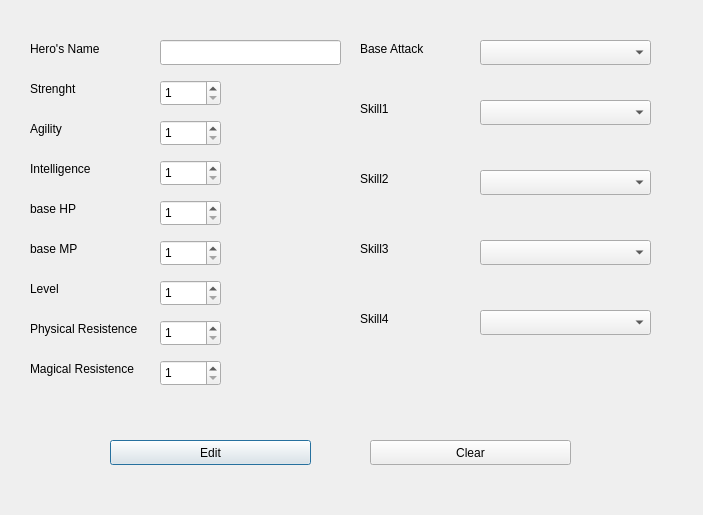
<?xml version="1.0" encoding="UTF-8"?>
<ui version="4.0">
 <class>editwindowH</class>
 <widget class="QDialog" name="editwindowH">
  <property name="geometry">
   <rect>
    <x>0</x>
    <y>0</y>
    <width>703</width>
    <height>515</height>
   </rect>
  </property>
  <property name="windowTitle">
   <string>Dialog</string>
  </property>
  <widget class="QSpinBox" name="phyBox">
   <property name="geometry">
    <rect>
     <x>160</x>
     <y>320</y>
     <width>61</width>
     <height>26</height>
    </rect>
   </property>
   <property name="minimum">
    <number>1</number>
   </property>
  </widget>
  <widget class="QSpinBox" name="levBox">
   <property name="geometry">
    <rect>
     <x>160</x>
     <y>280</y>
     <width>61</width>
     <height>26</height>
    </rect>
   </property>
   <property name="minimum">
    <number>1</number>
   </property>
   <property name="maximum">
    <number>25</number>
   </property>
  </widget>
  <widget class="QPushButton" name="editButton">
   <property name="geometry">
    <rect>
     <x>110</x>
     <y>440</y>
     <width>201</width>
     <height>25</height>
    </rect>
   </property>
   <property name="text">
    <string>Edit</string>
   </property>
  </widget>
  <widget class="QLabel" name="label_12">
   <property name="geometry">
    <rect>
     <x>360</x>
     <y>240</y>
     <width>54</width>
     <height>17</height>
    </rect>
   </property>
   <property name="text">
    <string>Skill3</string>
   </property>
  </widget>
  <widget class="QLabel" name="label_5">
   <property name="geometry">
    <rect>
     <x>30</x>
     <y>280</y>
     <width>54</width>
     <height>17</height>
    </rect>
   </property>
   <property name="text">
    <string>Level</string>
   </property>
  </widget>
  <widget class="QLabel" name="label_10">
   <property name="geometry">
    <rect>
     <x>360</x>
     <y>100</y>
     <width>54</width>
     <height>17</height>
    </rect>
   </property>
   <property name="text">
    <string>Skill1</string>
   </property>
  </widget>
  <widget class="QLineEdit" name="nameLine">
   <property name="geometry">
    <rect>
     <x>160</x>
     <y>40</y>
     <width>181</width>
     <height>25</height>
    </rect>
   </property>
   <property name="text">
    <string/>
   </property>
   <property name="readOnly">
    <bool>true</bool>
   </property>
  </widget>
  <widget class="QLabel" name="label_16">
   <property name="geometry">
    <rect>
     <x>360</x>
     <y>40</y>
     <width>91</width>
     <height>17</height>
    </rect>
   </property>
   <property name="text">
    <string>Base Attack</string>
   </property>
  </widget>
  <widget class="QSpinBox" name="hpBox">
   <property name="geometry">
    <rect>
     <x>160</x>
     <y>200</y>
     <width>61</width>
     <height>26</height>
    </rect>
   </property>
   <property name="minimum">
    <number>1</number>
   </property>
  </widget>
  <widget class="QComboBox" name="baseAttackBox">
   <property name="geometry">
    <rect>
     <x>480</x>
     <y>40</y>
     <width>171</width>
     <height>25</height>
    </rect>
   </property>
  </widget>
  <widget class="QLabel" name="label_9">
   <property name="geometry">
    <rect>
     <x>30</x>
     <y>360</y>
     <width>111</width>
     <height>17</height>
    </rect>
   </property>
   <property name="text">
    <string>Magical Resistence</string>
   </property>
  </widget>
  <widget class="QSpinBox" name="magBox">
   <property name="geometry">
    <rect>
     <x>160</x>
     <y>360</y>
     <width>61</width>
     <height>26</height>
    </rect>
   </property>
   <property name="minimum">
    <number>1</number>
   </property>
  </widget>
  <widget class="QComboBox" name="skill3Box">
   <property name="geometry">
    <rect>
     <x>480</x>
     <y>240</y>
     <width>171</width>
     <height>25</height>
    </rect>
   </property>
  </widget>
  <widget class="QComboBox" name="skill2Box">
   <property name="geometry">
    <rect>
     <x>480</x>
     <y>170</y>
     <width>171</width>
     <height>25</height>
    </rect>
   </property>
  </widget>
  <widget class="QSpinBox" name="strBox">
   <property name="geometry">
    <rect>
     <x>160</x>
     <y>80</y>
     <width>61</width>
     <height>26</height>
    </rect>
   </property>
   <property name="minimum">
    <number>1</number>
   </property>
  </widget>
  <widget class="QSpinBox" name="mpBox">
   <property name="geometry">
    <rect>
     <x>160</x>
     <y>240</y>
     <width>61</width>
     <height>26</height>
    </rect>
   </property>
   <property name="minimum">
    <number>1</number>
   </property>
  </widget>
  <widget class="QLabel" name="label_11">
   <property name="geometry">
    <rect>
     <x>360</x>
     <y>170</y>
     <width>54</width>
     <height>17</height>
    </rect>
   </property>
   <property name="text">
    <string>Skill2</string>
   </property>
  </widget>
  <widget class="QComboBox" name="skill4Box">
   <property name="geometry">
    <rect>
     <x>480</x>
     <y>310</y>
     <width>171</width>
     <height>25</height>
    </rect>
   </property>
  </widget>
  <widget class="QSpinBox" name="intBox">
   <property name="geometry">
    <rect>
     <x>160</x>
     <y>160</y>
     <width>61</width>
     <height>26</height>
    </rect>
   </property>
   <property name="minimum">
    <number>1</number>
   </property>
  </widget>
  <widget class="QLabel" name="label_4">
   <property name="geometry">
    <rect>
     <x>30</x>
     <y>160</y>
     <width>91</width>
     <height>17</height>
    </rect>
   </property>
   <property name="text">
    <string>Intelligence</string>
   </property>
  </widget>
  <widget class="QLabel" name="label_2">
   <property name="geometry">
    <rect>
     <x>30</x>
     <y>80</y>
     <width>54</width>
     <height>17</height>
    </rect>
   </property>
   <property name="text">
    <string>Strenght</string>
   </property>
  </widget>
  <widget class="QLabel" name="label">
   <property name="geometry">
    <rect>
     <x>30</x>
     <y>40</y>
     <width>91</width>
     <height>17</height>
    </rect>
   </property>
   <property name="text">
    <string>Hero's Name</string>
   </property>
  </widget>
  <widget class="QPushButton" name="clearBut">
   <property name="geometry">
    <rect>
     <x>370</x>
     <y>440</y>
     <width>201</width>
     <height>25</height>
    </rect>
   </property>
   <property name="text">
    <string>Clear</string>
   </property>
  </widget>
  <widget class="QLabel" name="label_7">
   <property name="geometry">
    <rect>
     <x>30</x>
     <y>320</y>
     <width>111</width>
     <height>17</height>
    </rect>
   </property>
   <property name="text">
    <string>Physical Resistence</string>
   </property>
  </widget>
  <widget class="QComboBox" name="skill1Box">
   <property name="geometry">
    <rect>
     <x>480</x>
     <y>100</y>
     <width>171</width>
     <height>25</height>
    </rect>
   </property>
  </widget>
  <widget class="QSpinBox" name="aglBox">
   <property name="geometry">
    <rect>
     <x>160</x>
     <y>120</y>
     <width>61</width>
     <height>26</height>
    </rect>
   </property>
   <property name="minimum">
    <number>1</number>
   </property>
  </widget>
  <widget class="QLabel" name="label_6">
   <property name="geometry">
    <rect>
     <x>30</x>
     <y>200</y>
     <width>54</width>
     <height>17</height>
    </rect>
   </property>
   <property name="text">
    <string>base HP</string>
   </property>
  </widget>
  <widget class="QLabel" name="label_3">
   <property name="geometry">
    <rect>
     <x>30</x>
     <y>120</y>
     <width>54</width>
     <height>17</height>
    </rect>
   </property>
   <property name="text">
    <string>Agility</string>
   </property>
  </widget>
  <widget class="QLabel" name="label_13">
   <property name="geometry">
    <rect>
     <x>360</x>
     <y>310</y>
     <width>54</width>
     <height>17</height>
    </rect>
   </property>
   <property name="text">
    <string>Skill4</string>
   </property>
  </widget>
  <widget class="QLabel" name="label_8">
   <property name="geometry">
    <rect>
     <x>30</x>
     <y>240</y>
     <width>54</width>
     <height>17</height>
    </rect>
   </property>
   <property name="text">
    <string>base MP</string>
   </property>
  </widget>
 </widget>
 <resources/>
 <connections/>
</ui>
